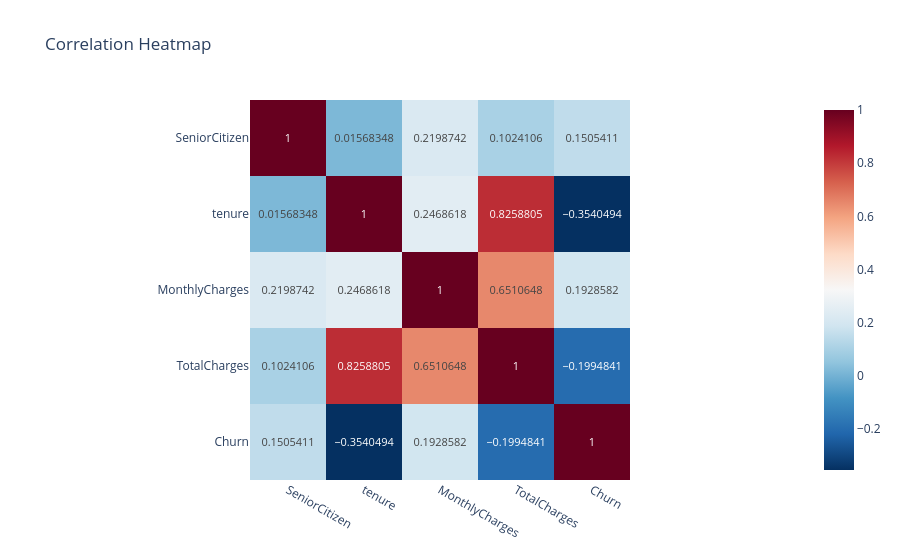

The cell this chart's notebook holds for it:
### Code cell
import plotly.express as px

fig = px.imshow(
    corr,
    text_auto=True,
    color_continuous_scale="RdBu_r",
    title="Correlation Heatmap"
)

fig.show()

### Figure 1 — Plotly figure (JSON) as saved in the notebook; plotly's stock layout.template omitted (floating-point values rounded to 4 significant figures)
{"data": [{"coloraxis": "coloraxis", "hovertemplate": "x: %{x}<br>y: %{y}<br>color: %{z}<extra></extra>", "name": "0", "texttemplate": "%{z}", "type": "heatmap", "x": ["SeniorCitizen", "tenure", "MonthlyCharges", "TotalCharges", "Churn"], "xaxis": "x", "y": ["SeniorCitizen", "tenure", "MonthlyCharges", "TotalCharges", "Churn"], "yaxis": "y", "z": [[1, 0.01568, 0.2199, 0.1024, 0.1505], [0.01568, 1, 0.2469, 0.8259, -0.354], [0.2199, 0.2469, 1, 0.6511, 0.1929], [0.1024, 0.8259, 0.6511, 1, -0.1995], [0.1505, -0.354, 0.1929, -0.1995, 1]]}], "layout": {"coloraxis": {"colorscale": [[0, "rgb(5,48,97)"], [0.1, "rgb(33,102,172)"], [0.2, "rgb(67,147,195)"], [0.3, "rgb(146,197,222)"], [0.4, "rgb(209,229,240)"], [0.5, "rgb(247,247,247)"], [0.6, "rgb(253,219,199)"], [0.7, "rgb(244,165,130)"], [0.8, "rgb(214,96,77)"], [0.9, "rgb(178,24,43)"], [1, "rgb(103,0,31)"]]}, "title": {"text": "Correlation Heatmap"}, "xaxis": {"anchor": "y", "constrain": "domain", "domain": [0, 1], "scaleanchor": "y"}, "yaxis": {"anchor": "x", "autorange": "reversed", "constrain": "domain", "domain": [0, 1]}}}
